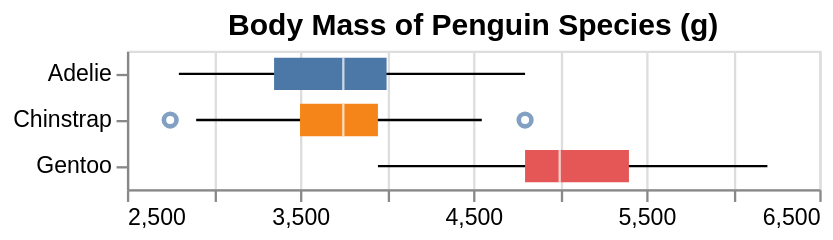

Describe this chart as a Vega-Lite specification.
### Vega-Lite specification from a JSON file in a GitHub repository (floating-point values rounded to 4 significant figures)
{"$schema": "https://vega.github.io/schema/vega-lite/v4.json", "title": "Body Mass of Penguin Species (g)", "data": {"values": [{"Species": "Adelie", "lower": 2800, "q1": 3350, "median": 3750, "q3": 4000, "upper": 4800, "outliers": []}, {"Species": "Chinstrap", "lower": 2900, "q1": 3500, "median": 3750, "q3": 3950, "upper": 4550, "outliers": [2750, 4800]}, {"Species": "Gentoo", "lower": 3950, "q1": 4800, "median": 5000, "q3": 5400, "upper": 6200, "outliers": []}]}, "encoding": {"y": {"field": "Species", "type": "nominal", "title": null}}, "layer": [{"mark": {"type": "rule"}, "encoding": {"x": {"field": "lower", "type": "quantitative", "scale": {"zero": false}, "title": null}, "x2": {"field": "upper"}}}, {"mark": {"type": "bar", "size": 14}, "encoding": {"x": {"field": "q1", "type": "quantitative"}, "x2": {"field": "q3"}, "color": {"field": "Species", "type": "nominal", "legend": null}}}, {"mark": {"type": "tick", "color": "white", "size": 14}, "encoding": {"x": {"field": "median", "type": "quantitative"}}}, {"transform": [{"flatten": ["outliers"]}], "mark": {"type": "point", "style": "boxplot-outliers"}, "encoding": {"x": {"field": "outliers", "type": "quantitative"}}}]}
